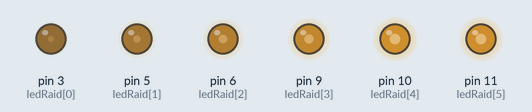
The program below on a simulated Arduino Uno, built with avr-gcc and run on an emulated ATmega328P. Shown: output pins drawn as LEDs (lit = HIGH). What the program prints to the serial monitor is not drawn.

Above: at 0.05 s.
At 0.3 s:
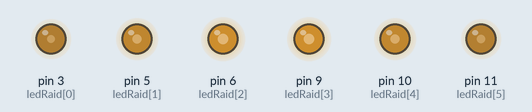
At 0.6 s:
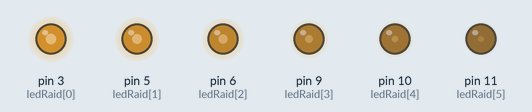
At 0.85 s:
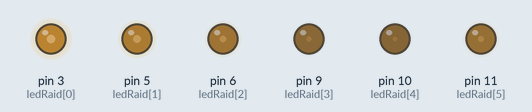
At 1.15 s:
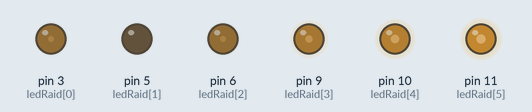
Timing chart, 0 to 3.1 s (numbered marks = the images above):
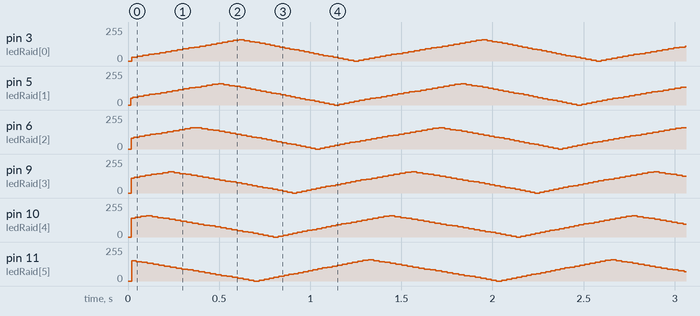

The program:

main.cpp
```cpp
#include <Arduino.h>

int ledRaid[6] = {3, 5, 6, 9, 10, 11};
int brightness[6] = {0, 0, 0, 0, 0, 0};
int maxBrightness = 160;
int startupBrightStep = 30;
int brightStep = 7;
boolean breath[6] = {
    true,
    true,
    true,
    true,
    true,
    true,
};

void setup()
{
    Serial.begin(9600);
    for (int i = 0; i < 6; i++)
    {
        pinMode(ledRaid[i], OUTPUT);
        brightness[i] = startupBrightStep * i;
    }
}

void loop()
{
    for (int i = 0; i < 6; i++)
    {
        if (breath[i])
        {
            brightness[i] += brightStep;
        }
        else
        {
            brightness[i] -= brightStep;
        }

        if (brightness[i] >= maxBrightness)
        {
            breath[i] = false;
            brightness[i] = maxBrightness;
        }
        if (brightness[i] <= 0)
        {
            breath[i] = true;
            brightness[i] = 0;
        }

        analogWrite(ledRaid[i], brightness[i]);
        Serial.println(brightness[i]);
        delay(1);
    }

    Serial.println();
}
```
